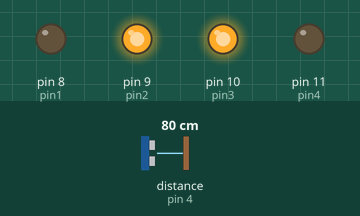
This sketch was run on a simulated Arduino Uno, built with avr-gcc and run on an emulated ATmega328P. Shown: output pins drawn as LEDs (lit = HIGH). Wiring (inferred from the names in the program): ultrasonic range finder: trigger pin 5; echo pin 4. Dashed ring = blinking. Inputs (shaded band) come from the test bench; at power-on: distance to the obstacle (sensor on pin 4) 80 cm. The echo pulse lasts 58.3 µs per cm; pins used as bus, display or sensor lines are not drawn; what the sketch prints to the serial monitor is not drawn.

Above: at 1.8 s.
1.9 s: distance to the obstacle (sensor on pin 4) set to 12 cm
4.2 s: distance to the obstacle (sensor on pin 4) set to 9 cm
At 6.4 s:
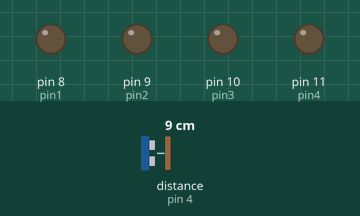
8.3 s: distance to the obstacle (sensor on pin 4) set to 18 cm
At 9.4 s:
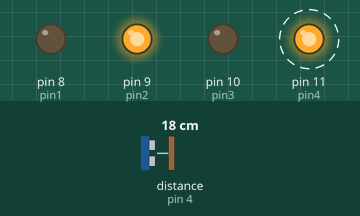
10.5 s: distance to the obstacle (sensor on pin 4) set to 2 cm
At 13.3 s:
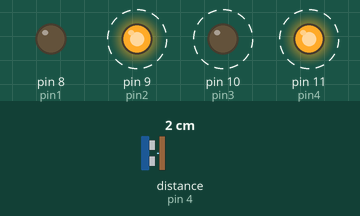
Timing chart, 0 to 15.6 s (numbered marks = the images above; inputs shaded):
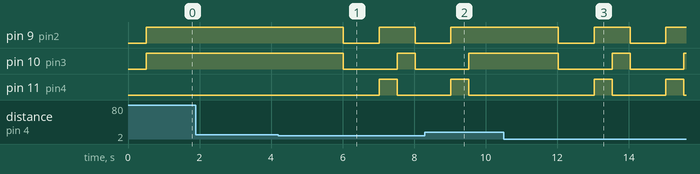

Measured:
- the behaviour switches between 11 and 10 cm on distance to the obstacle (sensor on pin 4) (found by bisection; images 0 and 1)
- after the input at 1.9 s, every drawn part: stays the same
- after the input at 4.2 s, pin 9 (pin2): HIGH → LOW after 1.8 s, → HIGH 1.0 s later, → LOW 1.0 s later; pin 10 (pin3): HIGH → LOW after 1.8 s, → HIGH 1.5 s later, → LOW 0.50 s later; pin 11 (pin4): LOW → HIGH after 2.8 s, → LOW 0.50 s later
- after the input at 8.3 s, pin 9 (pin2): goes on until 9.0 s, then stays HIGH; pin 10 (pin3): goes on until 9.5 s, then stays HIGH
- after the input at 10.5 s, pin 9 (pin2): alternates HIGH for 1.0 s and LOW for 1.0 s, starting after 1.5 s; pin 10 (pin3): alternates HIGH for 0.50 s and LOW for 1.5 s, starting after 1.5 s; pin 11 (pin4): alternates HIGH for 0.50 s and LOW for 1.5 s, starting after 2.5 s

The sketch:

car.ino
```cpp
int trigPin= 5;
int echoPin= 4;

int pin1= 8;
int pin2= 9;
int pin3= 10;
int pin4= 11;


void setup() {
  Serial.begin(9600);
  pinMode(trigPin, OUTPUT);
  pinMode(echoPin, INPUT);
  pinMode(pin1, OUTPUT);
  pinMode(pin2, OUTPUT);
  pinMode(pin3, OUTPUT);
  pinMode(pin4, OUTPUT);

}

void loop() {
  float duration, distance;
  digitalWrite(trigPin, HIGH);
  delayMicroseconds(1000);
  digitalWrite(trigPin, LOW);

  duration= pulseIn(echoPin, HIGH);
  distance= (duration/2)/29.1;

  Serial.print("distance");
  Serial.print(distance);
  delay(500);

  digitalWrite(pin1, LOW);
  digitalWrite(pin2, HIGH);
  digitalWrite(pin3, HIGH);
  digitalWrite(pin4, LOW);

  delay(500);

  if(distance<10){
      digitalWrite(pin1, LOW);
      digitalWrite(pin2, LOW);
      digitalWrite(pin3, LOW);
      digitalWrite(pin4, LOW);

      delay(1000);

      digitalWrite(pin1, LOW);
      digitalWrite(pin2, HIGH);
      digitalWrite(pin3, LOW);
      digitalWrite(pin4, HIGH);

    }


}
```
